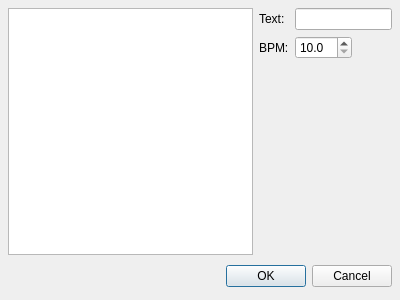
<ui version="4.0" >
 <class>EditTempoBase</class>
 <widget class="QDialog" name="EditTempoBase" >
  <property name="geometry" >
   <rect>
    <x>0</x>
    <y>0</y>
    <width>400</width>
    <height>300</height>
   </rect>
  </property>
  <property name="windowTitle" >
   <string>Dialog</string>
  </property>
  <layout class="QGridLayout" >
   <property name="leftMargin" >
    <number>8</number>
   </property>
   <property name="topMargin" >
    <number>8</number>
   </property>
   <property name="rightMargin" >
    <number>8</number>
   </property>
   <property name="bottomMargin" >
    <number>8</number>
   </property>
   <property name="horizontalSpacing" >
    <number>6</number>
   </property>
   <property name="verticalSpacing" >
    <number>6</number>
   </property>
   <item row="2" column="1" >
    <spacer>
     <property name="orientation" >
      <enum>Qt::Vertical</enum>
     </property>
     <property name="sizeHint" >
      <size>
       <width>20</width>
       <height>40</height>
      </size>
     </property>
    </spacer>
   </item>
   <item row="0" column="2" colspan="2" >
    <widget class="QLineEdit" name="tempoText" />
   </item>
   <item row="1" column="3" >
    <spacer>
     <property name="orientation" >
      <enum>Qt::Horizontal</enum>
     </property>
     <property name="sizeHint" >
      <size>
       <width>40</width>
       <height>20</height>
      </size>
     </property>
    </spacer>
   </item>
   <item row="1" column="1" >
    <widget class="QLabel" name="label_2" >
     <property name="text" >
      <string>BPM:</string>
     </property>
     <property name="textFormat" >
      <enum>Qt::PlainText</enum>
     </property>
    </widget>
   </item>
   <item row="0" column="1" >
    <widget class="QLabel" name="label" >
     <property name="text" >
      <string>Text:</string>
     </property>
     <property name="textFormat" >
      <enum>Qt::PlainText</enum>
     </property>
    </widget>
   </item>
   <item rowspan="3" row="0" column="0" >
    <widget class="QListWidget" name="tempoList" />
   </item>
   <item row="3" column="0" colspan="4" >
    <layout class="QHBoxLayout" >
     <property name="spacing" >
      <number>6</number>
     </property>
     <property name="leftMargin" >
      <number>0</number>
     </property>
     <property name="topMargin" >
      <number>0</number>
     </property>
     <property name="rightMargin" >
      <number>0</number>
     </property>
     <property name="bottomMargin" >
      <number>0</number>
     </property>
     <item>
      <spacer>
       <property name="orientation" >
        <enum>Qt::Horizontal</enum>
       </property>
       <property name="sizeHint" >
        <size>
         <width>131</width>
         <height>31</height>
        </size>
       </property>
      </spacer>
     </item>
     <item>
      <widget class="QPushButton" name="buttonOk" >
       <property name="text" >
        <string>OK</string>
       </property>
       <property name="default" >
        <bool>true</bool>
       </property>
      </widget>
     </item>
     <item>
      <widget class="QPushButton" name="buttonCancel" >
       <property name="text" >
        <string>Cancel</string>
       </property>
      </widget>
     </item>
    </layout>
   </item>
   <item row="1" column="2" >
    <widget class="QDoubleSpinBox" name="tempoBPM" >
     <property name="decimals" >
      <number>1</number>
     </property>
     <property name="minimum" >
      <double>10.000000000000000</double>
     </property>
     <property name="maximum" >
      <double>400.000000000000000</double>
     </property>
    </widget>
   </item>
  </layout>
 </widget>
 <tabstops>
  <tabstop>tempoList</tabstop>
  <tabstop>buttonOk</tabstop>
  <tabstop>buttonCancel</tabstop>
  <tabstop>tempoText</tabstop>
  <tabstop>tempoBPM</tabstop>
 </tabstops>
 <resources/>
 <connections>
  <connection>
   <sender>buttonOk</sender>
   <signal>clicked()</signal>
   <receiver>EditTempoBase</receiver>
   <slot>accept()</slot>
   <hints>
    <hint type="sourcelabel" >
     <x>278</x>
     <y>253</y>
    </hint>
    <hint type="destinationlabel" >
     <x>96</x>
     <y>254</y>
    </hint>
   </hints>
  </connection>
  <connection>
   <sender>buttonCancel</sender>
   <signal>clicked()</signal>
   <receiver>EditTempoBase</receiver>
   <slot>reject()</slot>
   <hints>
    <hint type="sourcelabel" >
     <x>369</x>
     <y>253</y>
    </hint>
    <hint type="destinationlabel" >
     <x>179</x>
     <y>282</y>
    </hint>
   </hints>
  </connection>
 </connections>
</ui>
